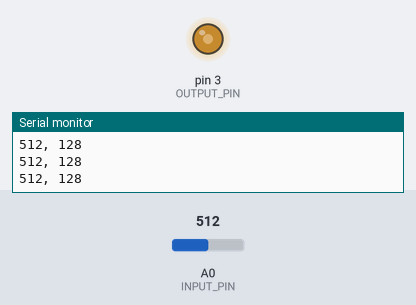
Bench run of a sketch on a simulated Arduino Uno, built with avr-gcc and run on an emulated ATmega328P. On the bench: output pins drawn as LEDs (lit = HIGH), the last lines printed to the serial monitor. The inputs (shaded band) are chosen by the test bench; at power-on: A0 (INPUT_PIN) = 512.

Above: at 1.2 s.
1.3 s: A0 (INPUT_PIN) set to 716
At 2.5 s:
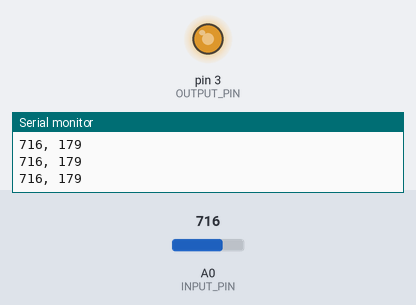
2.8 s: A0 (INPUT_PIN) set to 900
At 4.0 s:
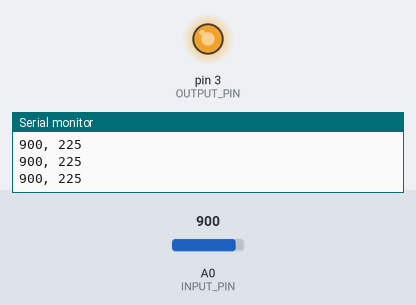
4.3 s: A0 (INPUT_PIN) set to 122
At 5.5 s:
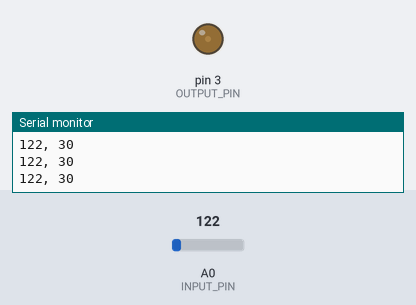
5.8 s: A0 (INPUT_PIN) set to 0
At 6.7 s:
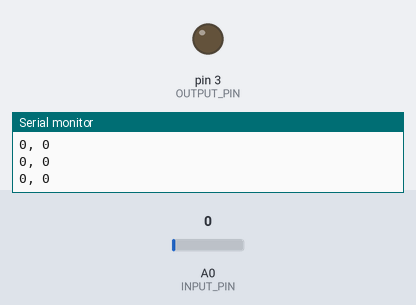
Timing chart, 0 to 8.3 s (numbered marks = the images above; inputs shaded):
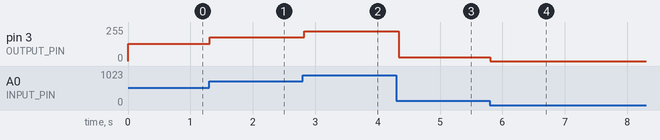

The sketch:

L4.ino
```cpp
const int INPUT_PIN = A0;
const int OUTPUT_PIN = 3;

void setup() {
  pinMode(OUTPUT_PIN, OUTPUT);
  Serial.begin(9600);
}

void loop() {
  int potVal = analogRead(INPUT_PIN);
  analogWrite(OUTPUT_PIN, potVal / 4);
  Serial.print(potVal);
  Serial.print(", ");
  Serial.println(potVal / 4);
  delay(50);
}
```

Measured:
- after the input at 1.3 s, pin 3 (OUTPUT_PIN): 128/255 → 179/255 at once
- after the input at 2.8 s, pin 3 (OUTPUT_PIN): 179/255 → 225/255 at once
- after the input at 4.3 s, pin 3 (OUTPUT_PIN): 225/255 → 30/255 at once
- after the input at 5.8 s, pin 3 (OUTPUT_PIN): 30/255 → 0/255 at once
